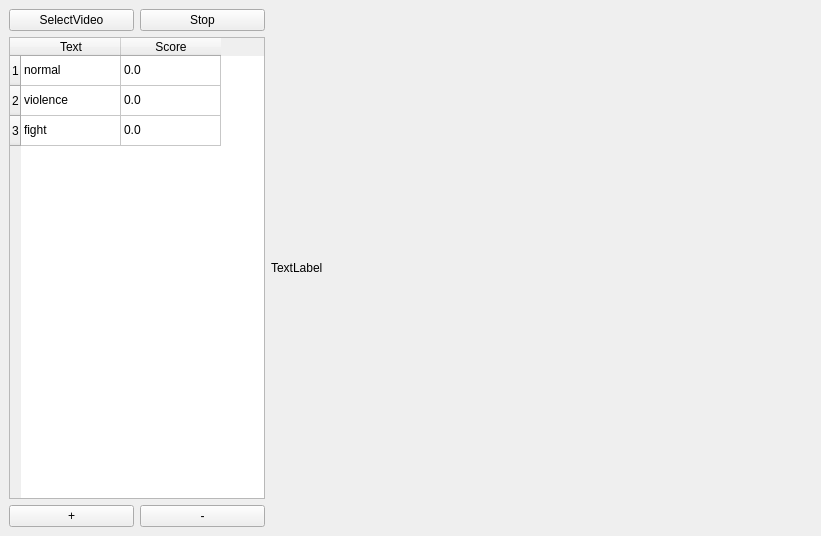
<?xml version="1.0" encoding="UTF-8"?>
<ui version="4.0">
 <class>MainWindow</class>
 <widget class="QMainWindow" name="MainWindow">
  <property name="geometry">
   <rect>
    <x>0</x>
    <y>0</y>
    <width>821</width>
    <height>536</height>
   </rect>
  </property>
  <property name="contextMenuPolicy">
   <enum>Qt::DefaultContextMenu</enum>
  </property>
  <property name="windowTitle">
   <string>CLIP</string>
  </property>
  <property name="styleSheet">
   <string notr="true"/>
  </property>
  <property name="toolButtonStyle">
   <enum>Qt::ToolButtonIconOnly</enum>
  </property>
  <widget class="QWidget" name="centralwidget">
   <layout class="QGridLayout" name="gridLayout">
    <item row="0" column="0">
     <layout class="QHBoxLayout" name="horizontalLayout_3" stretch="0,999">
      <item>
       <layout class="QVBoxLayout" name="verticalLayout" stretch="0,999,0">
        <item>
         <layout class="QHBoxLayout" name="horizontalLayout_2">
          <item>
           <widget class="QPushButton" name="btn_select_video">
            <property name="text">
             <string>SelectVideo</string>
            </property>
           </widget>
          </item>
          <item>
           <widget class="QPushButton" name="bn_stop">
            <property name="text">
             <string>Stop</string>
            </property>
           </widget>
          </item>
         </layout>
        </item>
        <item>
         <widget class="QTableWidget" name="tableWidget">
          <property name="minimumSize">
           <size>
            <width>0</width>
            <height>0</height>
           </size>
          </property>
          <property name="selectionBehavior">
           <enum>QAbstractItemView::SelectRows</enum>
          </property>
          <property name="rowCount">
           <number>3</number>
          </property>
          <property name="columnCount">
           <number>2</number>
          </property>
          <row>
           <property name="text">
            <string>1</string>
           </property>
          </row>
          <row>
           <property name="text">
            <string>2</string>
           </property>
          </row>
          <row>
           <property name="text">
            <string>3</string>
           </property>
          </row>
          <column>
           <property name="text">
            <string>Text</string>
           </property>
          </column>
          <column>
           <property name="text">
            <string>Score</string>
           </property>
          </column>
          <item row="0" column="0">
           <property name="text">
            <string>normal</string>
           </property>
          </item>
          <item row="0" column="1">
           <property name="text">
            <string>0.0</string>
           </property>
          </item>
          <item row="1" column="0">
           <property name="text">
            <string>violence</string>
           </property>
          </item>
          <item row="1" column="1">
           <property name="text">
            <string>0.0</string>
           </property>
          </item>
          <item row="2" column="0">
           <property name="text">
            <string>fight</string>
           </property>
          </item>
          <item row="2" column="1">
           <property name="text">
            <string>0.0</string>
           </property>
          </item>
         </widget>
        </item>
        <item>
         <layout class="QHBoxLayout" name="horizontalLayout">
          <item>
           <widget class="QPushButton" name="btn_add_text">
            <property name="text">
             <string>+</string>
            </property>
           </widget>
          </item>
          <item>
           <widget class="QPushButton" name="btn_remove_text">
            <property name="text">
             <string>-</string>
            </property>
           </widget>
          </item>
         </layout>
        </item>
       </layout>
      </item>
      <item>
       <widget class="myQLabel" name="label">
        <property name="text">
         <string>TextLabel</string>
        </property>
       </widget>
      </item>
     </layout>
    </item>
   </layout>
  </widget>
 </widget>
 <customwidgets>
  <customwidget>
   <class>myQLabel</class>
   <extends>QLabel</extends>
   <header>myqlabel.h</header>
  </customwidget>
 </customwidgets>
 <resources/>
 <connections/>
</ui>
